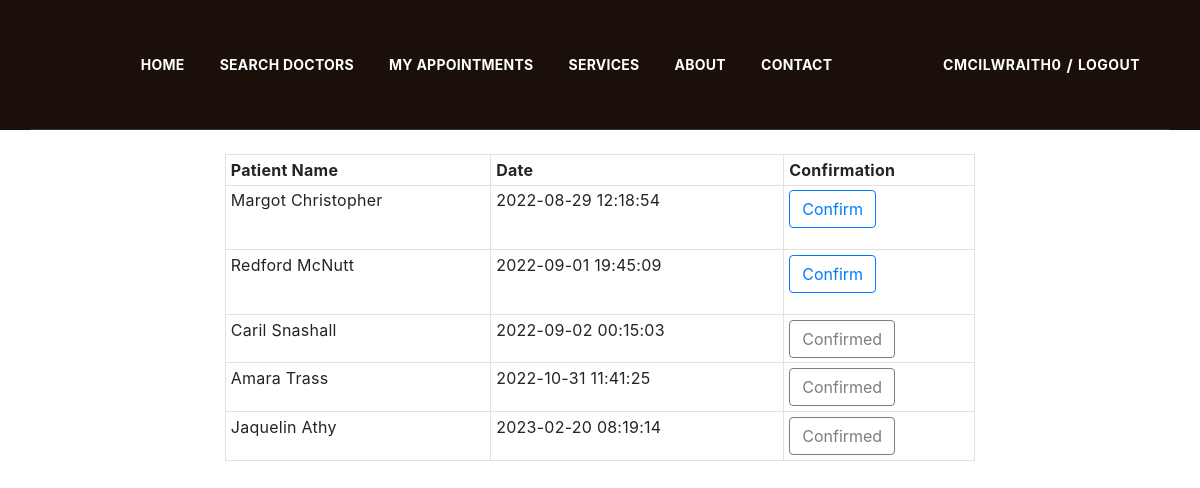
/php/doctor/myAppointments.php (signed in), run on the app's committed database.
### tables this page shows
CREATE TABLE `appointments` (
  `id` int(11) NOT NULL,
  `date` datetime NOT NULL,
  `confirmed` tinyint(1) DEFAULT 0,
  `patientID` int(11) NOT NULL,
  `doctorID` int(11) NOT NULL
);

CREATE TABLE `patients` (
  `id` int(11) NOT NULL,
  `username` varchar(50) NOT NULL,
  `password` varchar(255) NOT NULL,
  `name` varchar(255) DEFAULT NULL,
  `email` varchar(255) DEFAULT NULL,
  `phone` varchar(50) DEFAULT NULL
);

### php/doctor/myAppointments.php (the view, shortened to what this page needs)
<?php
include("../connect.php");
$id = $_SESSION["id"];
$query ="SELECT p.name, a.* FROM appointments as a JOIN patients as p ON a.patientID=p.id WHERE doctorID={$id} ORDER BY date";
$result = $conn->query($query);
if($result->num_rows > 0){
    $appointments = mysqli_fetch_all($result, MYSQLI_ASSOC);
}
?>
<html>
<head>
    <link href="../assets/css/style.css" rel="stylesheet" />
    <link rel="stylesheet" href="https://cdn.jsdelivr.net/npm/bootstrap@4.2.1/dist/css/bootstrap.min.css">
</head>
<body>
<div>
    <div class="content-wrapper">
        <header class="header-area header-default transparent sticky" style="background-color : #1B0F09 !important">
            <div class="container">
                <div class="row align-items-center">
                    <div class="col-lg-12">
                        <div class="header-align">
                            <div class="header-navigation-area">
                                <ul class="main-menu nav justify-content-center">
                                    <li id="home"><a href="../index.php">Home</a></li>
                                    <?php if ($_SESSION['type'] === 'patient'){
                                        echo '<li id="searchDocs"><a href="patient/searchDocs.php">Search Doctors</a></li>
                                                <li id="myAppointments"><a href="patient/myAppointments.php">My Appointments</a></li>';
                                    } else if($_SESSION['type'] === 'doctor'){
                                        echo '<li id="myAppointments"><a href="myAppointments.php">My Appointments</a></li>
                                                <li id="myProfiel"><a href="myProfile.php?id='.$_SESSION['id'].'">My Profile</a></li>';
                                    } else if($_SESSION['type'] === 'admin'){
                                        '<li id="mngAppointments"><a href="admin/manageAppointments.php">Manage Appointments</a></li>
                                         <li id="mngDocs"><a href="admin/manageDoctors.php">Manage Doctors</a></li>';
                                    }
                                    ?>
                                    <li id="services"><a href="../services.php">Services</a></li>
                                    <li id="about"><a href="../about.php">About</a></li>
                                    <li id="contact"><a href="../contact.php">Contact</a></li>
                                </ul>
                            </div>
                            <div class="header-action-area">
                                <div class="login-reg">
                                    <a href=""><?php echo $_SESSION['username']?></a><span>/</span><a href="../logout.php">logout</a> <i class="icon icofont-user-alt-3"></i>
                                </div>
                            </div>
                        </div>
                    </div>
                </div>
            </div>
        </header>
        <div class="container-fluid text-center">
            <div class="col-sm-12 col-md-10 col-lg-8 mx-auto mt-4">
                <div class="table-responsive  table-sm mb-5">
                    <table class="table table-hover table-bordered">
                        <tr>
                            <th>Patient Name</th>
                            <th>Date</th>
                            <th>Confirmation</th>
                        </tr>
                        <?php
                        foreach ($appointments as $value) {
                            $form = "<form method='post'' action='myAppointments.php'>
                                        <input type='hidden' id='id' name='id' value={$value['id']}>
                                        <input type='submit' class='btn btn-outline-primary' name='' value='Confirm'>
                                     </form>";
                            $confirmation = $value["confirmed"] ? "<button type='button' class='btn btn-outline-dark' disabled>Confirmed</button>" : $form;
                            echo "
                            <tr>
                            <td>{$value['name']}</td>
                            <td>{$value['date']}</td>
                            <td>{$confirmation}</td>
                            </tr>
                        ";
                        }
                        ?>
                </div>
            </div>
        </div>
    </div>
</div>
</body>
</html>

### data on the page
appointments: patientID.name "Margot Christopher", date "2022-08-29 12:18:54"
appointments: patientID.name "Redford McNutt", date "2022-09-01 19:45:09"
appointments: patientID.name "Caril Snashall", date "2022-09-02 00:15:03", confirmed "Confirmed"
appointments: patientID.name "Amara Trass", date "2022-10-31 11:41:25", confirmed "Confirmed"
appointments: patientID.name "Jaquelin Athy", date "2023-02-20 08:19:14", confirmed "Confirmed"

### other printed values
$_SESSION['username'] "CMCILWRAITH0"
